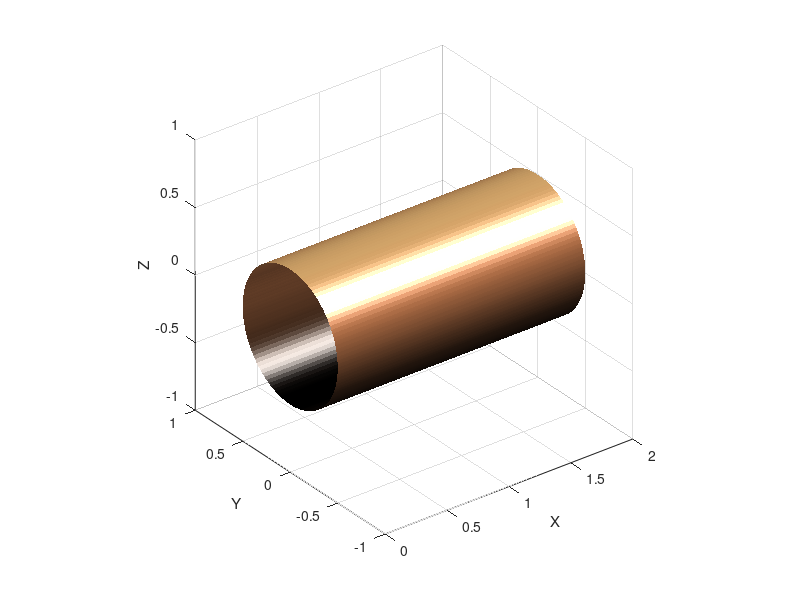

Here is the MATLAB script that generated this plot: (Note: this script raises an error after producing the figure.)
% Constructing a cylinder
function main
clear
clc
close all
    facets = 120; 
    len = 2; 
    radius = 0.5;
    % Notice that we re-ordered the output parameters</font><br>
    %   in order to orient the x axis horizontally</font><br>
    [zz yy xx] = cylinder(radius, facets);
    xx = xx .* len;
    surf(xx, yy, zz);
    shading interp
    colormap copper
    axis equal
    xlabel('X')
    ylabel('Y')
    zlabel('Z')
    lightangle(60, 45)
    % this line sets the transparency of the surface (0->1)
    alpha(0.8)
    view(-20, 35)
end
